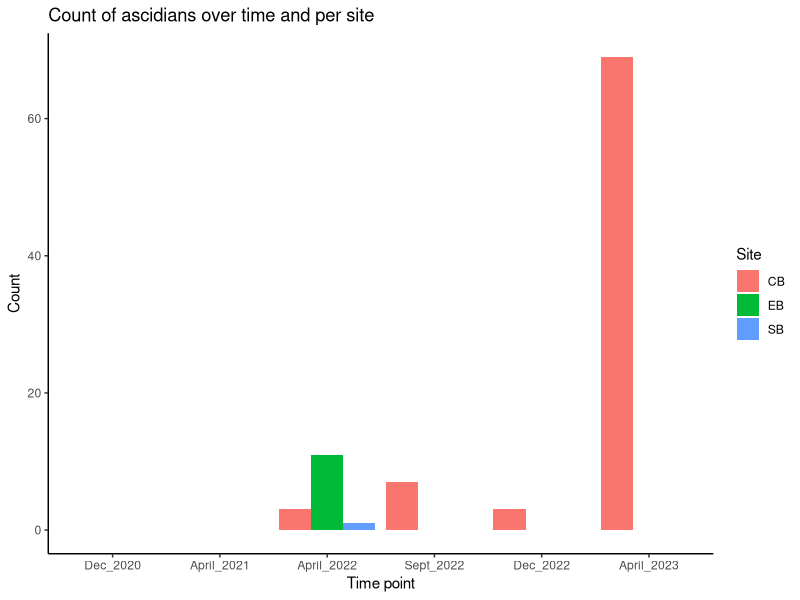

This chart was generated by the following R code:
## ---- chunk 1
rm(list=ls())
library(tidyverse)
library(dplyr)
library(readxl)
## ---- chunk 2
benthic.data <- read_excel("Benthic_cover.xlsx")
## ---- chunk 3
ascidians.full <- benthic.data[, c("Image ID", "Image name", "TP", "Site", "Transect_ID", "Transect_no", "ASCD")]
## ---- chunk 4
month_year <- strsplit(ascidians.full$TP, "_")
month <- sapply(month_year, function(x) x[1])
year <- sapply(month_year, function(x) x[2])
months <- c("January", "February", "March", "April", "May", "June", "July",
            "August", "Sept", "October", "November", "Dec") 
            # Sept and Dec because that's how they're saved in ascidians.full
month_numeric <- match(month, months)
year_numeric <- as.numeric(year)
date <- as.Date(paste(year_numeric, month_numeric, "01", sep = "-"))

# Save the date in a new column, other than TP
ascidians.full$Date <- date
## ---- chunk 5
# Summed up cover = how many is there
ascidians.sum <- ascidians.full %>%
  group_by(TP, Site, Date) %>%
  summarize(sum_cover = sum(ASCD))

# remove NAs first
ascidians.sum <- na.omit(ascidians.sum)

# order the TPs
ascidians.sum <- ascidians.sum %>%
  mutate(TP = factor(TP, levels = c("Dec_2020", "April_2021", "April_2022", "Sept_2022", "Dec_2022",  "April_2023"))) %>%
  arrange(TP)

# simple plot
ggplot(ascidians.sum, aes(x = TP, y = sum_cover, fill = Site)) +
  geom_bar(stat = "identity", position = "dodge") +
  labs(x = "Time point", y = "Count", fill = "Site") +
  ggtitle("Count of ascidians over time and per site") +
  theme_classic()


# Mean cover = on average, how many is there per TP and Site
# ascidians.mean <- 
## ---- chunk 6
# pivot table
t.cover <- benthic.data %>% pivot_longer(c(Acanthastrea:Valspp), names_to = "Genera", values_to = "Cover")

# calculate sum of cover values for each quadrat
quadrat.sum.cover <- t.cover %>%
  group_by(TP, Site, Transect_ID, Transect_no) %>%
  summarize(quadrat_sum_cover = sum(Cover)) # logically each quadrat has a cover of 100 because there are 100 points

# calculate sum of cover values for each transect - rowSums
# make new column called percent_cover - multiply by 100 to get percent
transect.percent.cover <- t.cover %>%
  group_by(TP, Site, Transect_ID) %>%
  summarize(percent_cover = sum(Cover[Genera == "ASCD"]) / sum(Cover) * 100, .groups = "drop",
            SE= sd(percent_cover)/sqrt(n()))

# SE does not work- do I need to calculate percent_cover by quadrat and then get the mean per transect?

## ---- chunk 7
# number of quadrats where ascidians occur
# make new column - if ascidian Cover >= 1 -> present, otherwise absent
# then calculate length(ascd_occurrence == "yes")
ascd.occurr <- benthic.data %>%
  mutate(ascd_occurrence = ifelse(ASCD != 0, "present", "absent"))
# ascd.occurr$ascd_occurrence -> works

sum(ascd.occurr$ascd_occurrence == "present") # only 14 quadrats where ascidians occur??

# total number of quadrats observed
length(benthic.data$Transect_no)

# calculate FOC for each TRANSECT_ID
transect.foc <- ascd.occurr %>%
  group_by(TP, Site, Transect_ID) %>%
  summarize(foc = (sum(ascd_occurrence == "present") / length(benthic.data$Transect_no))*100)
# not sure if this length(benthic.data$Transect_no) is correct

# calculate FOC for each Site
site.foc <- ascd.occurr %>%
  group_by(TP, Site) %>%
  summarize(foc = (sum(ascd_occurrence == "present") / length(benthic.data$Transect_no))*100)
# do you still use Transect_no here?

# calculate FOC per TP
TP.foc <- ascd.occurr %>%
  group_by(TP) %>%
  summarize(foc = (sum(ascd_occurrence == "present") / length(benthic.data$Transect_no))*100)
